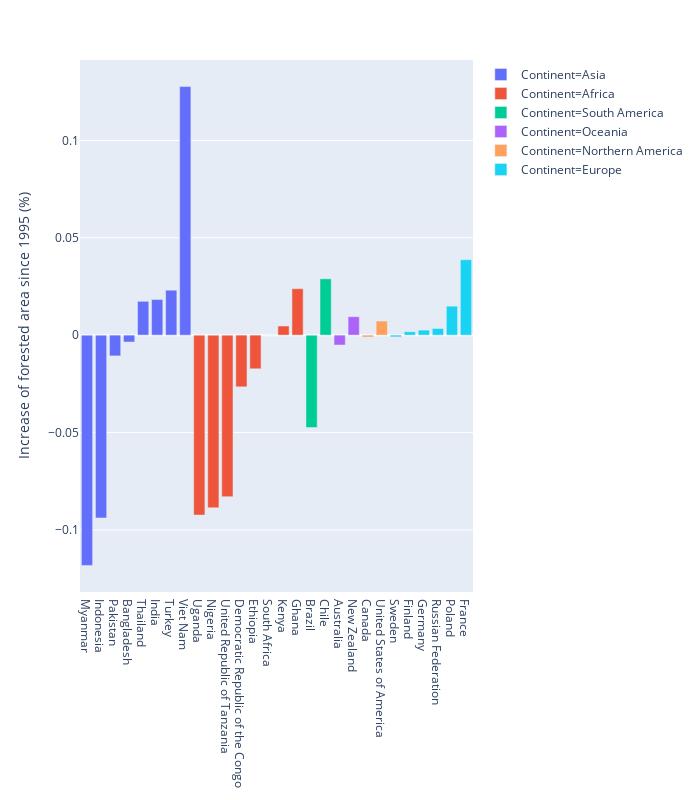

Notebook cell for this chart:
### Code cell
import plotly.express as px


fig = px.bar(forest_area, x='Area', y='Decrease', color='Country Group',
             labels={'Decrease':'Increase of forested area since 1995 (%)', 'Area': 'Country', 'Country Group': "Continent"})

fig.update_layout(
    showlegend=True,
    xaxis_title=None,
    width=700,
    height=800,
) 

fig.show()

### Figure 1 — Plotly figure (JSON) as saved in the notebook; plotly's stock layout.template omitted (floating-point values rounded to 4 significant figures)
{"data": [{"alignmentgroup": "True", "hoverlabel": {"namelength": 0}, "hovertemplate": "Continent=Asia<br>Country=%{x}<br>Increase of forested area since 1995 (%)=%{y}", "legendgroup": "Continent=Asia", "marker": {"color": "#636efa"}, "name": "Continent=Asia", "offsetgroup": "Continent=Asia", "orientation": "v", "showlegend": true, "textposition": "auto", "type": "bar", "x": ["Myanmar", "Indonesia", "Pakistan", "Bangladesh", "Thailand", "India", "Turkey", "Viet Nam"], "xaxis": "x", "y": [-0.1183, -0.09389, -0.01067, -0.003522, 0.01736, 0.01831, 0.02308, 0.1276], "yaxis": "y"}, {"alignmentgroup": "True", "hoverlabel": {"namelength": 0}, "hovertemplate": "Continent=Africa<br>Country=%{x}<br>Increase of forested area since 1995 (%)=%{y}", "legendgroup": "Continent=Africa", "marker": {"color": "#EF553B"}, "name": "Continent=Africa", "offsetgroup": "Continent=Africa", "orientation": "v", "showlegend": true, "textposition": "auto", "type": "bar", "x": ["Uganda", "Nigeria", "United Republic of Tanzania", "Democratic Republic of the Congo", "Ethiopia", "South Africa", "Kenya", "Ghana"], "xaxis": "x", "y": [-0.09244, -0.08869, -0.08297, -0.02656, -0.0173, 0, 0.004695, 0.02385], "yaxis": "y"}, {"alignmentgroup": "True", "hoverlabel": {"namelength": 0}, "hovertemplate": "Continent=South America<br>Country=%{x}<br>Increase of forested area since 1995 (%)=%{y}", "legendgroup": "Continent=South America", "marker": {"color": "#00cc96"}, "name": "Continent=South America", "offsetgroup": "Continent=South America", "orientation": "v", "showlegend": true, "textposition": "auto", "type": "bar", "x": ["Brazil", "Chile"], "xaxis": "x", "y": [-0.0475, 0.02892], "yaxis": "y"}, {"alignmentgroup": "True", "hoverlabel": {"namelength": 0}, "hovertemplate": "Continent=Oceania<br>Country=%{x}<br>Increase of forested area since 1995 (%)=%{y}", "legendgroup": "Continent=Oceania", "marker": {"color": "#ab63fa"}, "name": "Continent=Oceania", "offsetgroup": "Continent=Oceania", "orientation": "v", "showlegend": true, "textposition": "auto", "type": "bar", "x": ["Australia", "New Zealand"], "xaxis": "x", "y": [-0.00509, 0.009469], "yaxis": "y"}, {"alignmentgroup": "True", "hoverlabel": {"namelength": 0}, "hovertemplate": "Continent=Northern America<br>Country=%{x}<br>Increase of forested area since 1995 (%)=%{y}", "legendgroup": "Continent=Northern America", "marker": {"color": "#FFA15A"}, "name": "Continent=Northern America", "offsetgroup": "Continent=Northern America", "orientation": "v", "showlegend": true, "textposition": "auto", "type": "bar", "x": ["Canada", "United States of America"], "xaxis": "x", "y": [-0.0009803, 0.007224], "yaxis": "y"}, {"alignmentgroup": "True", "hoverlabel": {"namelength": 0}, "hovertemplate": "Continent=Europe<br>Country=%{x}<br>Increase of forested area since 1995 (%)=%{y}", "legendgroup": "Continent=Europe", "marker": {"color": "#19d3f3"}, "name": "Continent=Europe", "offsetgroup": "Continent=Europe", "orientation": "v", "showlegend": true, "textposition": "auto", "type": "bar", "x": ["Sweden", "Finland", "Germany", "Russian Federation", "Poland", "France"], "xaxis": "x", "y": [-0.000894, 0.001714, 0.002574, 0.003405, 0.01487, 0.03873], "yaxis": "y"}], "layout": {"barmode": "relative", "height": 800, "legend": {"tracegroupgap": 0}, "margin": {"t": 60}, "showlegend": true, "width": 700, "xaxis": {"anchor": "y", "domain": [0, 1], "title": {}}, "yaxis": {"anchor": "x", "domain": [0, 1], "title": {"text": "Increase of forested area since 1995 (%)"}}}}
